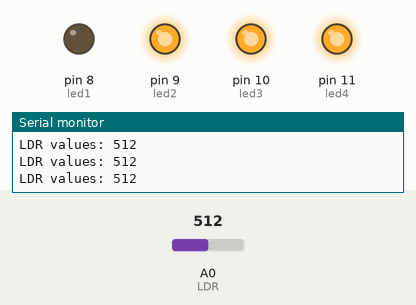
Simulated run of this sketch. Board: Arduino Uno, built with avr-gcc and run on an emulated ATmega328P. Shown: output pins drawn as LEDs (lit = HIGH), the last lines printed to the serial monitor. The inputs (shaded band) are chosen by the test bench; at power-on: A0 (LDR) = 512.

Above: at 1.2 s.
1.3 s: A0 (LDR) set to 390
At 3.0 s:
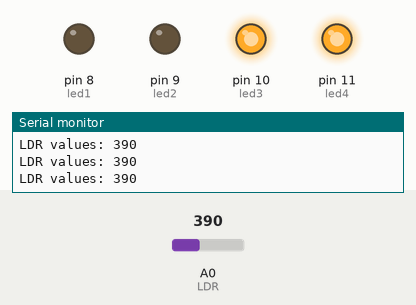
3.3 s: A0 (LDR) set to 240
At 4.6 s:
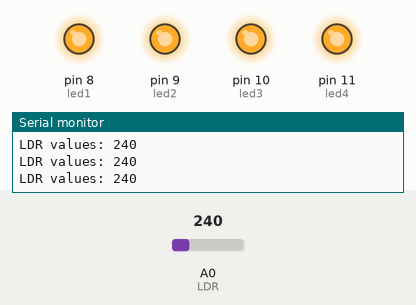
5.1 s: A0 (LDR) set to 260
At 6.2 s:
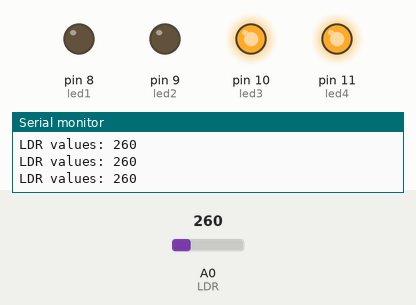
7.1 s: A0 (LDR) set to 140
At 7.7 s:
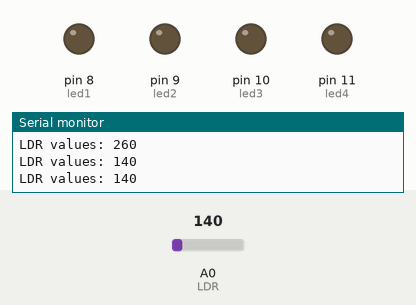
8.9 s: A0 (LDR) set to 167
At 10.3 s:
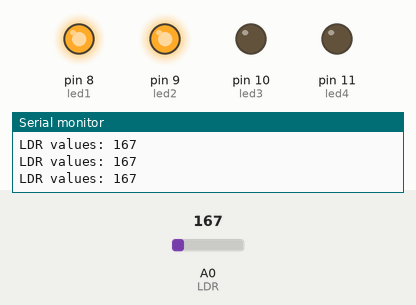
Timing chart, 0 to 11.7 s (numbered marks = the images above; inputs shaded):
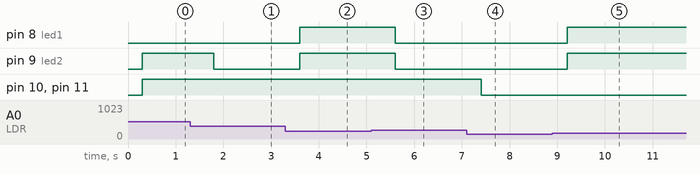

The sketch:

sketch_apr21a.ino
```cpp
const int LDR = A0;
int ldrvalue = 0;
int led1 = 8;
int led2 = 9;
int led3 = 10;
int led4 = 11;
void setup() {
  Serial.begin(9600);
  pinMode(LDR,INPUT);
  pinMode(led1,OUTPUT);
  pinMode(led2, OUTPUT);
  pinMode(led3, OUTPUT);
  pinMode(led4, OUTPUT);

}

void loop() {
  ldrvalue = analogRead(LDR);
  Serial.print("LDR values: ");
  Serial.println(ldrvalue);
  delay(300);

  if ((ldrvalue>150) && (ldrvalue<250))
  {
    digitalWrite(led1,HIGH);
    digitalWrite(led2,HIGH);
    delay(100);
  }
  else if ((ldrvalue>250) && (ldrvalue<400))
  {
    digitalWrite(led1,LOW);
    digitalWrite(led2,LOW);
    digitalWrite(led3,HIGH);
    digitalWrite(led4,HIGH);
  }
  else if ((ldrvalue>400) && (ldrvalue<700))
  {
    digitalWrite(led1,LOW);
    digitalWrite(led2,HIGH);
    digitalWrite(led3,HIGH);
    digitalWrite(led4,HIGH);
  }
  else if ((ldrvalue>700) && (ldrvalue<1023))
  {
    digitalWrite(led1,HIGH);
    digitalWrite(led2,HIGH);
    digitalWrite(led3,HIGH);
    digitalWrite(led4,HIGH);
  }
  else
  {
    digitalWrite(led1,LOW);
    digitalWrite(led2,LOW);
    digitalWrite(led3,LOW);
    digitalWrite(led4,LOW);
  }
}
```

Measured:
- the behaviour switches between 150 and 151 on A0 (LDR) (found by bisection; images 4 and 5)
- after the input at 1.3 s, pin 9 (led2): HIGH → LOW after 0.50 s
- after the input at 3.3 s, pin 8 (led1), pin 9 (led2): LOW → HIGH after 0.31 s
- after the input at 5.1 s, pin 8 (led1), pin 9 (led2): HIGH → LOW after 0.51 s
- after the input at 7.1 s, pin 10 (led3), pin 11 (led4): HIGH → LOW after 0.31 s
- after the input at 8.9 s, pin 8 (led1), pin 9 (led2): LOW → HIGH after 0.31 s
